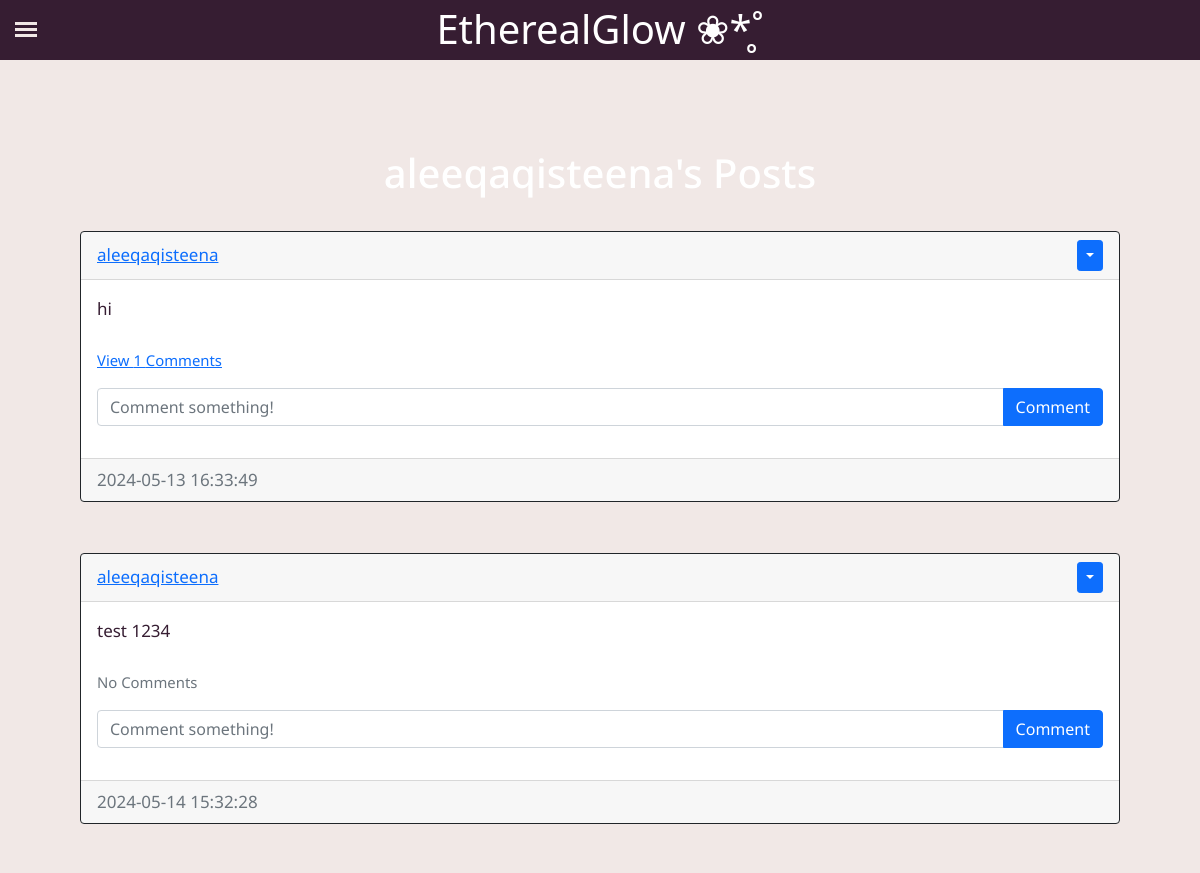
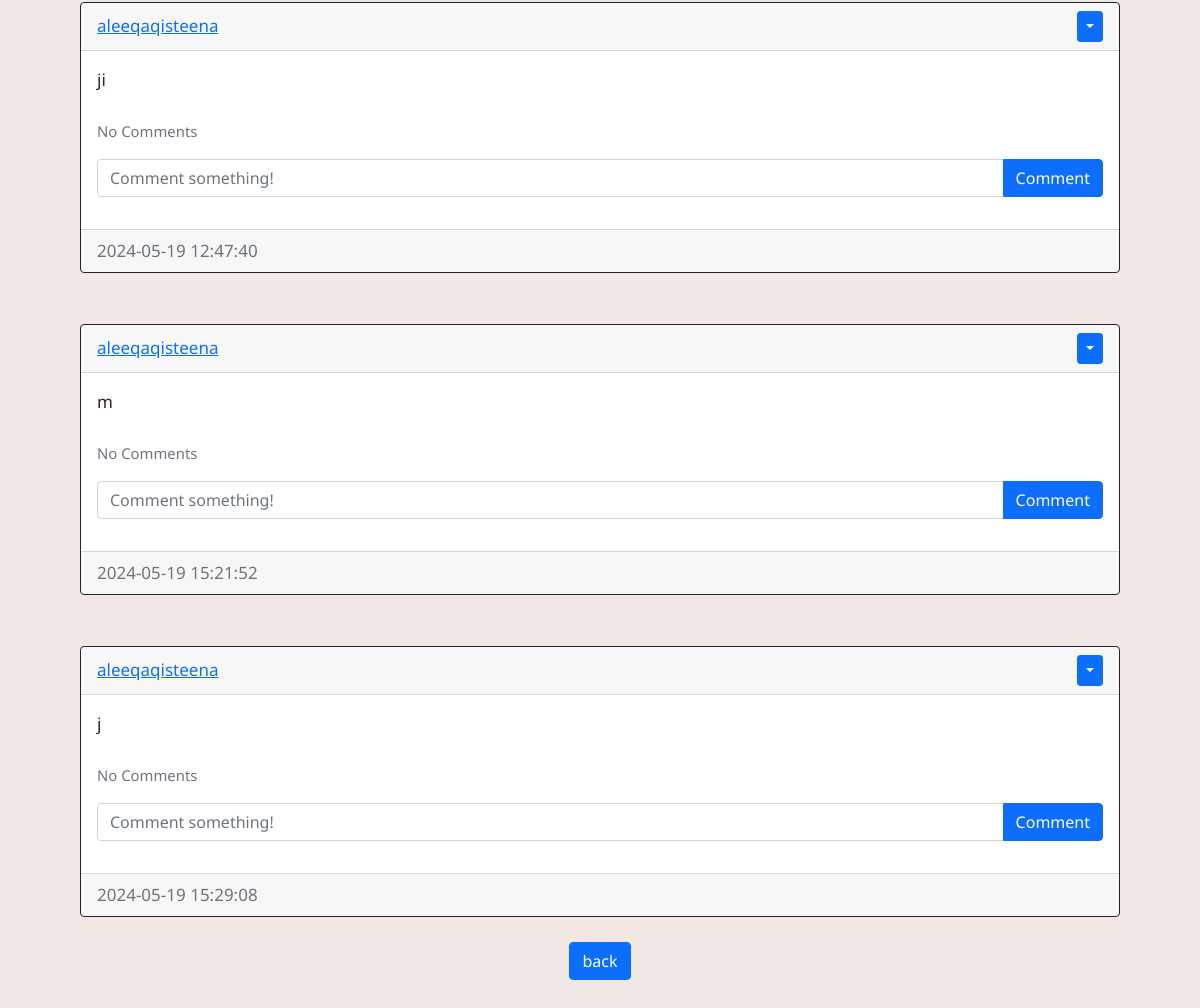
The page /posts/aleeqaqisteena (signed in) on the database its author committed (2 pictures, top to bottom).
### website/models.py (models this page shows)
class User(db.Model, UserMixin):
    id = db.Column(db.Integer, primary_key=True)
    email = db.Column(db.String(150), unique=True)
    username = db.Column(db.String(150), unique=True)
    password = db.Column(db.String(150))
    date_created = db.Column(db.DateTime(timezone=True), default=func.now())
    posts = db.relationship('Post', backref='user', passive_deletes=True)
    feedbacks = db.relationship('Feedback', backref='author', passive_deletes=True)
    comments = db.relationship('Comment', backref='user', passive_deletes=True)

class Post(db.Model):
    id = db.Column(db.Integer, primary_key=True)
    text = db.Column(db.Text, nullable=False)
    date_created = db.Column(db.DateTime(timezone=True), default=func.now())
    author = db.Column(db.Integer, db.ForeignKey('user.id', ondelete="CASCADE"), nullable=False)
    comments = db.relationship('Comment', backref='post', passive_deletes=True)

### website/views.py (the view)
@views.route("/posts/<username>")
@login_required
def posts(username) :
    user = User.query.filter_by(username=username).first()
    if not user :
        flash ("User is not exist.", category="error")
        return redirect(url_for('views.blog'))
    posts = Post.query.filter_by(author=user.id).all()
    return render_template("posts.html", user=current_user, posts=posts, username=username)

### website/__init__.py (called while the page is built)
def create_app():
    app = Flask(__name__)
    app.config['SECRET_KEY'] = "helloworld"
    app.config['SQLALCHEMY_TRACK_MODIFICATIONS'] = False
    app.config['SQLALCHEMY_DATABASE_URI'] = f'sqlite:///{DB_NAME}'
    app.config['UPLOAD_FOLDER'] = 'C:\\Users\\HP\\Documents\\Mini It Project\\EtherealGlow\\website\\static\\uploads'
    db.init_app(app)
    bcrypt.init_app(app)
    from website.views import views
    from website.auth import auth
    app.register_blueprint(views, url_prefix="/")
    app.register_blueprint(auth, url_prefix="/")
    from website.models import User, Post, Feedback, Comment
    create_database(app)
    login_manager = LoginManager()
    login_manager.login_view = "auth.login"
    login_manager.init_app(app)
    @login_manager.user_loader
    def load_user(id):
        return User.query.get(int(id))
    return app

### website/templates/posts.html (shortened to what this page needs)
{% extends "posts_div.html" %}
{% block header %}
{{username}}'s Posts
{% endblock %}
{% block footer %}
<div align="center">
    <a href="/Blog"><button type="button" class="btn btn-primary btn">back</button></a>
</div>
{% endblock %}

### website/templates/posts_div.html (shortened to what this page needs)
{% extends "base.html" %}
{% block content%}
    <h1 align="center">{% block header %}Posts{% endblock %}</h1>
    <div id="posts">
      {% for post in posts %}
      <br />
      <div class="card border-dark">
        <div class="card-header d-flex justify-content-between align-items-center">
          <a href="/posts/{{post.user.username}}">{{post.user.username}}</a>
          {% if user.id == post.author %}
          <div class="btn-group">
            <button
              type="button"
              class="btn btn-sm btn-primary dropdown-toggle"
              data-bs-toggle="dropdown"
            ></button>
          </div>
          {% endif %}
        </div>
        <div class="card-body">
          <div class="card-text">{{post.text}}</div>
          <br />
          <p class="card-text">
            {% if post.comments|length > 0 %}
            <a data-bs-toggle="collapse" href="#comments-{{post.id}}" role="button">
              <small>View {{post.comments|length}} Comments</small>
            </a>
            {% else %}
            <small class="text-muted">No Comments</small>
            {% endif %}
          </p>
          <form
            class="input-group mb-3"
            method="POST"
            action="/create-comment/{{post.id}}"
          >
            <input
              type="text"
              id="text"
              name="text"
              class="form-control"
              placeholder="Comment something!"
            />
            <button type="submit" class="btn btn-primary">Comment</button>
          </form>
        </div>
        <div class="card-footer text-muted">{{post.date_created}}</div>
      </div>
      <br /> {% endfor %}
    </div>
    {% block footer %}{% endblock %} {% endblock %}

### website/templates/base.html (shortened to what this page needs)
<!DOCTYPE html>
<html>
    <head>
        <link
      href="https://cdn.jsdelivr.net/npm/bootstrap@5.0.2/dist/css/bootstrap.min.css"
      rel="stylesheet"
    />
    <link rel="stylesheet" type="text/css" href="/static/styles.css">
    </head>
    <body>
        <div class="header"><h1>EtherealGlow ❀*̥˚</h1></div>
        <label for="toggle-Sidebar" class="toggle-icon">
            <div class="bar-top"></div>
            <div class="bar-center"></div>
            <div class="bar-bottom"></div>
        </label>
        <div class="content">
            {% block content%} {% endblock %}
        </div>
    </body>
</html>

### website/static/styles.css (style rules this page uses)
* { margin: 0; padding: 0; box-sizing: border-box; }
.header { background: #361d32; width: 100%; height: 60px; position: fixed; top: 0; left: 0; z-index: 1; }
h1 { text-align: center; color: white; margin-top: 5px; }
body { background: #f1e8e6; color: #f1e8e6; }
.content { color: #361d32; font-family:"Noto Sans", serif; text-align: justify; width: 100%; height: 100%; float: left; padding: 80px; font-size: 17px; }
.toggle-icon div { background: #f1e8e6; width: 100%; height: 3px; transition: all 0.3s }
.toggle-icon { position: absolute; top: 22px; left: 15px; width: 22px; height: 22px; z-index: 9999; cursor: pointer; transition: all 0.3s; position: fixed; }
.bar-center { margin: 3px 0; }

### rows shown on the page
User: username "aleeqaqisteena"
Post: user.username "aleeqaqisteena", text "hi", comments|length "1", date_created "2024-05-13 16:33:49"
Post: user.username "aleeqaqisteena", text "test 1234", shows "No Comments", date_created "2024-05-14 15:32:28"
Post: user.username "aleeqaqisteena", text "ji", shows "No Comments", date_created "2024-05-19 12:47:40"
Post: user.username "aleeqaqisteena", text "m", shows "No Comments", date_created "2024-05-19 15:21:52"
Post: user.username "aleeqaqisteena", text "j", shows "No Comments", date_created "2024-05-19 15:29:08"
